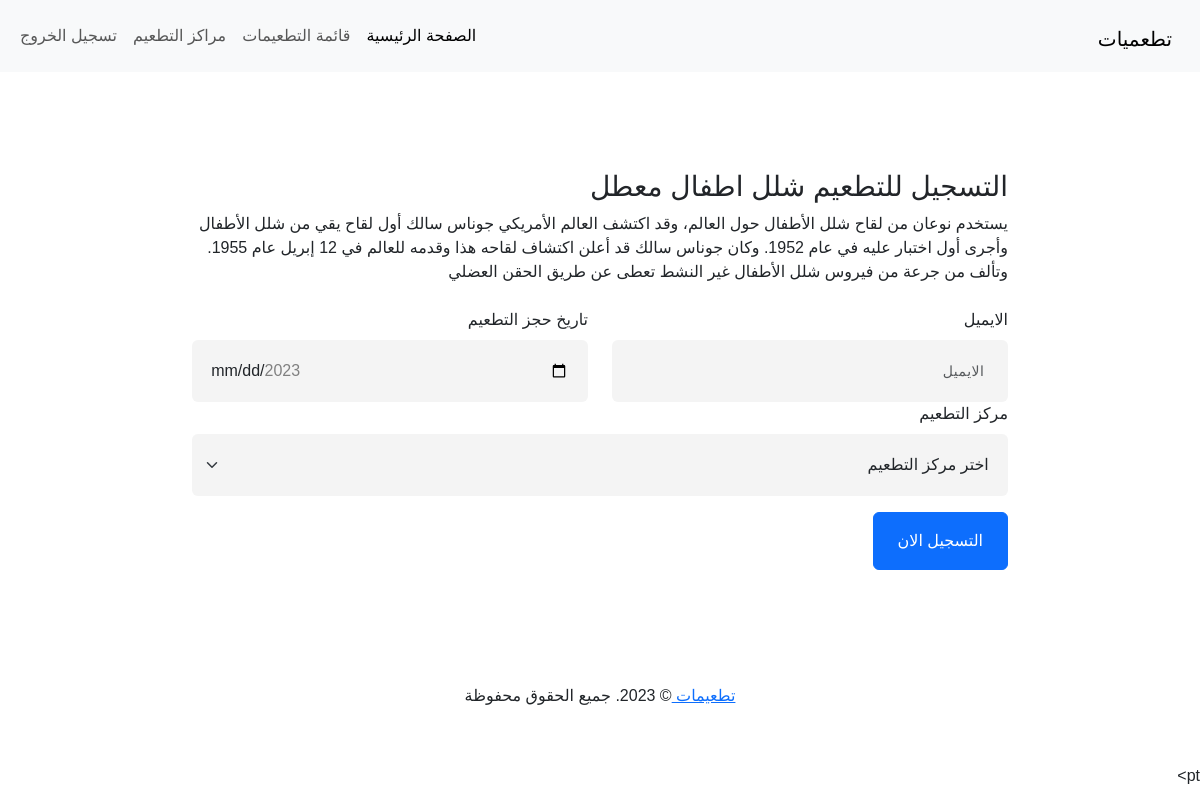
Page /11/book-appointment/ (signed in) on the committed database.
### vaccines/models.py (models this page shows, shortened)
class Vaccine(models.Model):
    name = models.CharField(max_length=100)
    description = models.TextField()
    visit = models.CharField(max_length=250, null=True)

### vaccines/views.py (the view, shortened to what this page needs)
# urls.py: path('<int:vaccine_id>/book-appointment/', views.book_appointment, name='book_appointment'),
@login_required
def book_appointment(request, vaccine_id):
    vaccine = get_object_or_404(Vaccine, pk=vaccine_id)
    user = get_object_or_404(User, pk=request.user.id)
    health_centers = HealthCenter.objects.all()
    return render(request, 'vaccines/book_appointment.html', {'vaccine': vaccine, 'health_centers': health_centers})

### vaccines/templates/vaccines/book_appointment.html (shortened to what this page needs)
{% extends 'base.html' %}
{% block content %}
    <div role="main" class="main">
        <div class="container py-5 formContainer">
            <div class="row">
                <div class="col">
                    <h3 class="text-color-quaternary font-weight-bold text-capitalize mb-2">التسجيل للتطعيم {{ vaccine.name }}</h3>
                    <p class="mb-4">{{ vaccine.description }}</p>
                    <form method="post" id="registerFormAdvanced" class="register-form custom-form-style-1 appear-animation animated appear-animation-visible" data-appear-animation="fadeIn" data-appear-animation-delay="100" novalidate="novalidate">
                        <div class="row">
                            <div class="form-group col-lg-6 to-hide">
                                <label for="full_name" class="form-label">الايميل </label>
                                <input type="email" placeholder=" الايميل" value="" data-msg-required="الرجاء تعبئة الايميل " maxlength="100" class="form-control" name="email" id="full_name" required="">
                            </div>
                            <div class="form-group col-lg-6 ">
                                <label class="form-label">تاريخ حجز التطعيم</label>
                                <input type="date" placeholder="تاريخ حجزالتطعيم" value=""  class="form-control custom-datepicker" name="date" id="date">
                            </div>
                        </div>
                        <div class="row">
                            <div class="form-group col col-mobile-12">
                                <label class="form-label ">مركز التطعيم</label>
                                <div class="custom-select-1">
                                    <select class="form-select" name="health_center" data-msg-required="الرجاء اختيار مركز التطعيم" required="" aria-invalid="true">
                                        <option value="">اختر مركز التطعيم</option>
                                    </select>
                                </div>
                            </div>
                        </div>
                        <div class="row mt-3">
                            <div class="form-group col">
                                <input type="submit" value="التسجيل الان" id="saveBtn" class="btn btn-primary px-4 py-3 text-center text-uppercase font-weight-semibold" data-loading-text="الرجاء الانتظار...">
                            </div>
                        </div>
                    </form>
                </div>
            </div>
        </div>
    </div>
{% endblock %}
{% block extra_js %}
    pt>
{% endblock %}

### static/css/style.css (style rules this page uses)
* { padding: 0; margin: 0; box-sizing: border-box; }
html, body { height: 100%; }
body { font-family: 'Roboto', sans-serif; background-color: #FFF; }
::placeholder { font-size:14px; letter-spacing:0.5px; }
* { margin: 0; padding: 0; box-sizing: border-box; font-family: 'Poppins',sans-serif; }
.container { margin-top: 50px; }
html .text-color-quaternary, html .text-quaternary { color: #222529 !important; }
.custom-form-style-1 .form-control { border: 0; padding: 1.2rem; box-shadow: none !important; height: auto; background: #f4f4f4 !important; }
.custom-form-style-1 .form-select { border: 0; padding: 1.2rem; box-shadow: none !important; height: auto; background-color: #f4f4f4 !important; background-position: left.75rem center; }
.formContainer { width: 70%; }

### rows in the picture
Vaccine: name "شلل اطفال معطل", description "يستخدم نوعان من لقاح شلل الأطفال حول العالم، وقد اكتشف العالم الأمريكي جوناس سالك أول لقاح يقي من شلل الأطفال وأجرى أول اختبار عليه في عام 1952. وكان جوناس سالك قد أعلن اكتشاف لقاحه هذا وقدمه للعالم في 12 إبريل عام 1955. وتألف من جرعة من فيروس شلل الأطفال غير النشط تعطى عن طريق الحقن العضلي"
